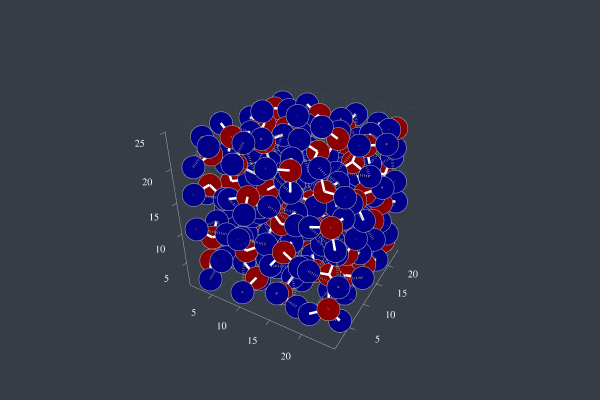

The notebook cell saved with this chart:
### Code cell
Plots.plotly()
pl=plot()
for i in sys
    plot_tetra(i,pl)
    end;
display(pl)
